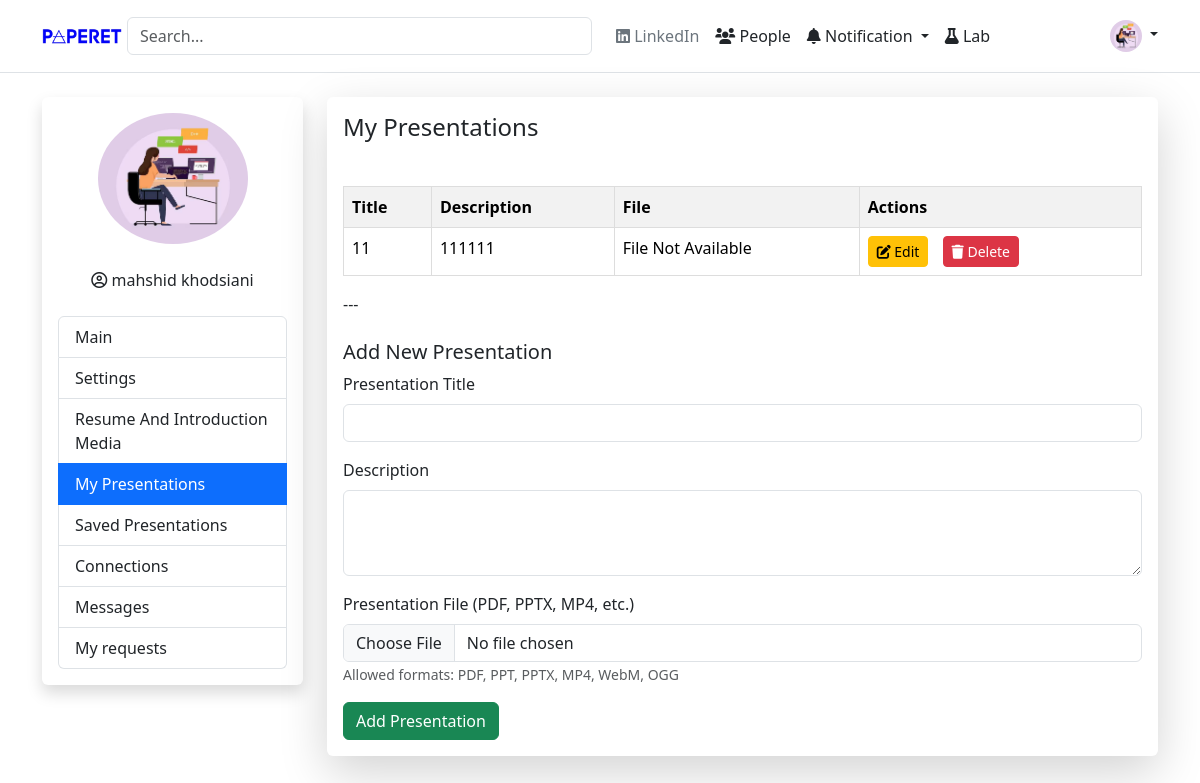
Before: /profile/my_presentations.php (signed in) with the older database file.
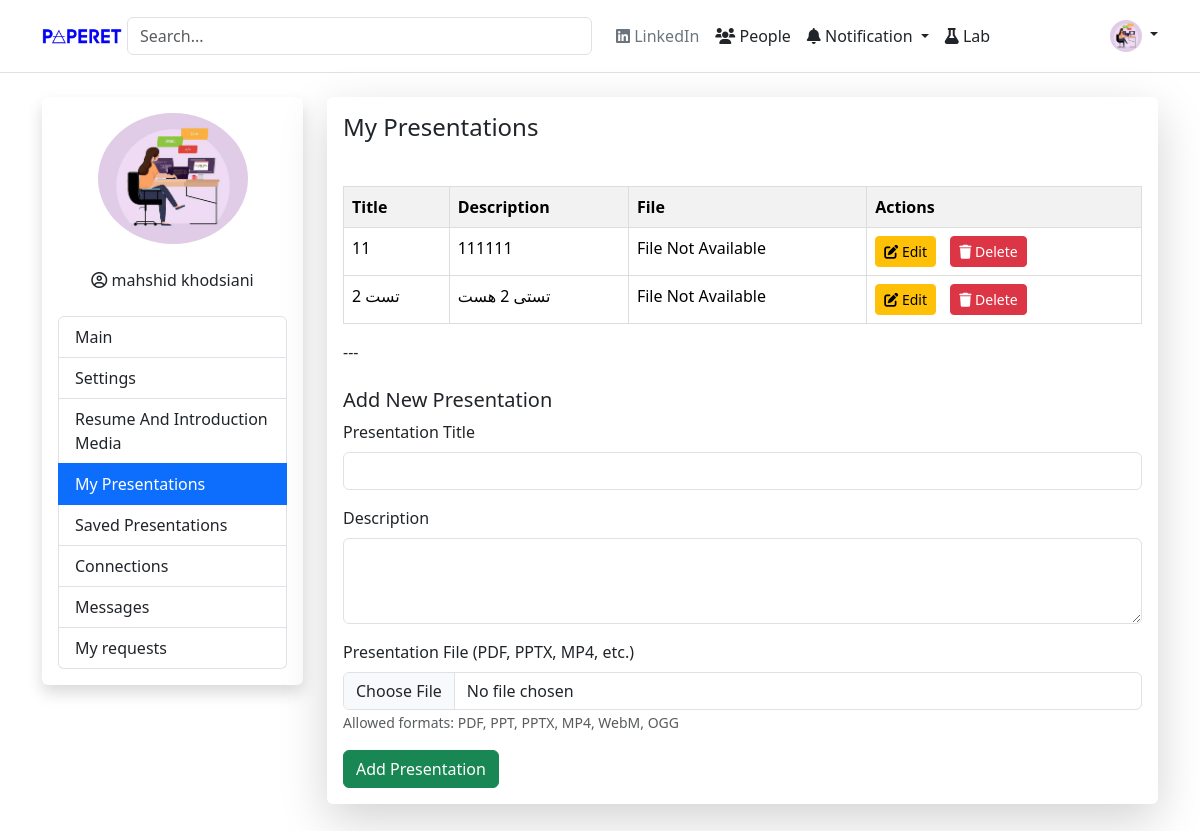
After: the same page with the newer database file.
### tables this page shows
CREATE TABLE `presentations` (
  `id` int(10) UNSIGNED NOT NULL,
  `user_id` int(10) UNSIGNED NOT NULL,
  `title` varchar(255) NOT NULL,
  `description` text DEFAULT NULL,
  `file_path` varchar(500) DEFAULT NULL,
  `created_at` datetime DEFAULT current_timestamp()
);

### profile/my_presentations.php (the view, shortened to what the changed rows need)
<?php
$userId = $_SESSION['user_data']['id'];
include "../config.php";
$presentations = [];
$conn_fetch = new mysqli($servername, $username, $password, $dbname);
$conn_fetch->set_charset("utf8mb4");
$sql_fetch_presentations = "SELECT id, title, description, file_path FROM presentations WHERE user_id = ?";
$stmt_fetch_presentations = $conn_fetch->prepare($sql_fetch_presentations);
if ($stmt_fetch_presentations) {
    $stmt_fetch_presentations->bind_param("i", $userId);
    $stmt_fetch_presentations->execute();
    $result_presentations = $stmt_fetch_presentations->get_result();
    if ($result_presentations->num_rows > 0) {
        while ($row = $result_presentations->fetch_assoc()) {
            $presentations[] = $row;
        }
    }
} else {
    $message = "Database query preparation for fetching presentations failed: " . $conn_fetch->error;
    $messageType = 'danger';
}
?>
<!DOCTYPE html>
<html lang="en" dir="ltr">
<head>
    <?php
    include "../includes.php";
    ?>
    <link rel="stylesheet" href="styles.css">
</head>
<body>
    <div class="container mt-4">
        <div class="row">
            <div class="col-md-9">
                <div class="main-content shadow-lg p-3 mb-5 bg-white rounded">
                    <?php if (!empty($presentations)): ?>
                        <div class="table-responsive">
                            <table class="table table-hover presentations-table">
                                <thead>
                                    <tr>
                                        <th>Title</th>
                                        <th>Description</th>
                                        <th>File</th>
                                        <th>Actions</th>
                                    </tr>
                                </thead>
                                <tbody>
                                    <?php foreach ($presentations as $presentation): ?>
                                        <tr>
                                            <td><?php echo htmlspecialchars($presentation['title']); ?></td>
                                            <td><?php echo htmlspecialchars($presentation['description']); ?></td>
                                            <td>
                                                <?php if (!empty($presentation['file_path']) && file_exists($presentation['file_path'])): ?>
                                                    <a href="<?php echo htmlspecialchars($presentation['file_path']); ?>" target="_blank">View File</a>
                                                <?php else: ?>
                                                    File Not Available
                                                <?php endif; ?>
                                            </td>
                                            <td>
                                                <div class="presentation-actions">
                                                    <a href="edit-presentation.php?id=<?php echo $presentation['id']; ?>" class="btn btn-warning btn-sm"><i class="fas fa-edit"></i> Edit</a>
                                                    <form action="" method="post" class="d-inline" onsubmit="return confirm('Are you sure you want to delete this presentation? This action cannot be undone.');">
                                                        <button type="submit" class="btn btn-danger btn-sm"><i class="fas fa-trash"></i> Delete</button>
                                                    </form>
                                                </div>
                                            </td>
                                        </tr>
                                    <?php endforeach; ?>
                                </tbody>
                            </table>
                        </div>
                    <?php else: ?>
                        <div class="alert alert-info" role="alert">
                            You haven't uploaded any presentations yet.
                        </div>
                    <?php endif; ?>
                </div>
            </div>
        </div>
    </div>
</body>
</html>

Changed rows visible on the page:
added presentations: title "تست 2", description "تستی 2 هست", shows "File Not Available"
